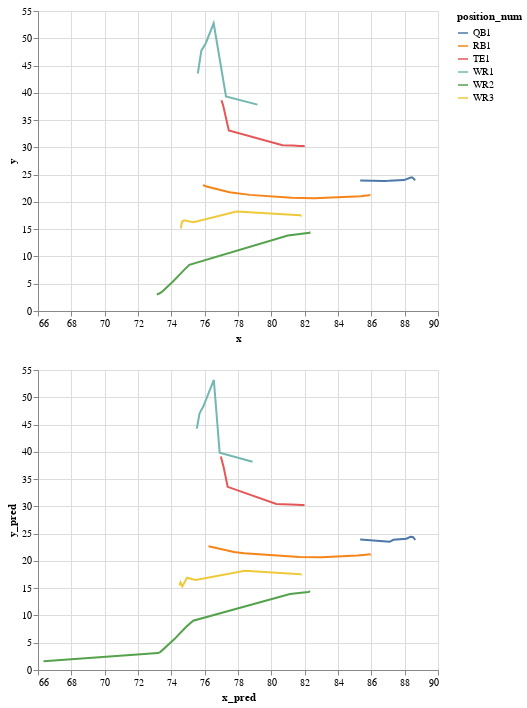

Notebook code cell kept with this figure:
### Code cell
chart1 = alt.Chart(play1_test_pred).encode(x=alt.X('x:Q'), y=alt.Y('y'), color=alt.Color('position_num')).mark_line()
chart2 = alt.Chart(play1_test_pred).encode(x=alt.X('x_pred:Q'), y=alt.Y('y_pred:Q'), color=alt.Color('position_num')).mark_line()
(chart1 & chart2).resolve_scale(x='shared')

### Figure 1 — Vega-Lite specification as saved in the notebook (floating-point values rounded to 4 significant figures)
{"usermeta": {"embedOptions": {"theme": "fivethirtyeight"}}, "config": {"view": {"continuousWidth": 400, "continuousHeight": 300}}, "vconcat": [{"mark": "line", "encoding": {"color": {"type": "nominal", "field": "position_num"}, "x": {"type": "quantitative", "field": "x"}, "y": {"type": "quantitative", "field": "y"}}}, {"mark": "line", "encoding": {"color": {"type": "nominal", "field": "position_num"}, "x": {"type": "quantitative", "field": "x_pred"}, "y": {"type": "quantitative", "field": "y_pred"}}}], "data": {"name": "data-7f3a70fae7ca1c30e2b89e80a97fd296"}, "resolve": {"scale": {"x": "shared"}}, "$schema": "https://vega.github.io/schema/vega-lite/v4.8.1.json", "datasets": {"data-7f3a70fae7ca1c30e2b89e80a97fd296": [{"x": 85.34, "y": 23.92, "position_num": "QB1", "x_pred": 85.35, "y_pred": 23.92, "yardline_first": 71.0, "yardline_100": 81.0, "time_acc_s": 0.601}, {"x": 85.33, "y": 23.92, "position_num": "QB1", "x_pred": 85.33, "y_pred": 23.92, "yardline_first": 71.0, "yardline_100": 81.0, "time_acc_s": 0.7}, {"x": 86.76, "y": 23.85, "position_num": "QB1", "x_pred": 87.1, "y_pred": 23.5, "yardline_first": 71.0, "yardline_100": 81.0, "time_acc_s": 2.101}, {"x": 87.05, "y": 23.86, "position_num": "QB1", "x_pred": 87.32, "y_pred": 23.87, "yardline_first": 71.0, "yardline_100": 81.0, "time_acc_s": 2.2}, {"x": 87.96, "y": 24.0, "position_num": "QB1", "x_pred": 88.1, "y_pred": 24.07, "yardline_first": 71.0, "yardline_100": 81.0, "time_acc_s": 2.601}, {"x": 88.37, "y": 24.48, "position_num": "QB1", "x_pred": 88.35, "y_pred": 24.41, "yardline_first": 71.0, "yardline_100": 81.0, "time_acc_s": 3.2}, {"x": 88.46, "y": 24.46, "position_num": "QB1", "x_pred": 88.49, "y_pred": 24.39, "yardline_first": 71.0, "yardline_100": 81.0, "time_acc_s": 3.901}, {"x": 88.58, "y": 24.14, "position_num": "QB1", "x_pred": 88.64, "y_pred": 23.86, "yardline_first": 71.0, "yardline_100": 81.0, "time_acc_s": 4.301}, {"x": 88.6, "y": 24.05, "position_num": "QB1", "x_pred": 88.64, "y_pred": 23.86, "yardline_first": 71.0, "yardline_100": 81.0, "time_acc_s": 4.401}, {"x": 88.62, "y": 23.95, "position_num": "QB1", "x_pred": 88.64, "y_pred": 23.86, "yardline_first": 71.0, "yardline_100": 81.0, "time_acc_s": 4.5}, {"x": 82.0, "y": 30.25, "position_num": "TE1", "x_pred": 81.99, "y_pred": 30.25, "yardline_first": 71.0, "yardline_100": 81.0, "time_acc_s": 0.0}, {"x": 81.99, "y": 30.24, "position_num": "TE1", "x_pred": 81.98, "y_pred": 30.25, "yardline_first": 71.0, "yardline_100": 81.0, "time_acc_s": 0.801}, {"x": 81.71, "y": 30.27, "position_num": "TE1", "x_pred": 81.82, "y_pred": 30.25, "yardline_first": 71.0, "yardline_100": 81.0, "time_acc_s": 1.5}, {"x": 81.29, "y": 30.32, "position_num": "TE1", "x_pred": 81.53, "y_pred": 30.29, "yardline_first": 71.0, "yardline_100": 81.0, "time_acc_s": 1.7}, {"x": 80.67, "y": 30.39, "position_num": "TE1", "x_pred": 80.3, "y_pred": 30.45, "yardline_first": 71.0, "yardline_100": 81.0, "time_acc_s": 1.901}, {"x": 77.45, "y": 33.11, "position_num": "TE1", "x_pred": 77.38, "y_pred": 33.58, "yardline_first": 71.0, "yardline_100": 81.0, "time_acc_s": 3.101}, {"x": 77.11, "y": 37.66, "position_num": "TE1", "x_pred": 77.14, "y_pred": 37.16, "yardline_first": 71.0, "yardline_100": 81.0, "time_acc_s": 4.0}, {"x": 77.06, "y": 38.16, "position_num": "TE1", "x_pred": 77.14, "y_pred": 37.16, "yardline_first": 71.0, "yardline_100": 81.0, "time_acc_s": 4.101}, {"x": 77.01, "y": 38.65, "position_num": "TE1", "x_pred": 76.97, "y_pred": 39.14, "yardline_first": 71.0, "yardline_100": 81.0, "time_acc_s": 4.2}, {"x": 79.17, "y": 37.83, "position_num": "WR1", "x_pred": 78.87, "y_pred": 38.19, "yardline_first": 71.0, "yardline_100": 81.0, "time_acc_s": 2.301}, {"x": 77.28, "y": 39.32, "position_num": "WR1", "x_pred": 76.9, "y_pred": 39.82, "yardline_first": 71.0, "yardline_100": 81.0, "time_acc_s": 2.7}, {"x": 75.59, "y": 43.54, "position_num": "WR1", "x_pred": 75.53, "y_pred": 44.25, "yardline_first": 71.0, "yardline_100": 81.0, "time_acc_s": 3.401}, {"x": 75.8, "y": 47.72, "position_num": "WR1", "x_pred": 75.69, "y_pred": 47.03, "yardline_first": 71.0, "yardline_100": 81.0, "time_acc_s": 4.0}, {"x": 76.06, "y": 49.05, "position_num": "WR1", "x_pred": 75.93, "y_pred": 48.39, "yardline_first": 71.0, "yardline_100": 81.0, "time_acc_s": 4.2}, {"x": 76.54, "y": 52.75, "position_num": "WR1", "x_pred": 76.55, "y_pred": 53.17, "yardline_first": 71.0, "yardline_100": 81.0, "time_acc_s": 4.801}, {"x": 82.31, "y": 14.39, "position_num": "WR2", "x_pred": 82.31, "y_pred": 14.39, "yardline_first": 71.0, "yardline_100": 81.0, "time_acc_s": 0.301}, {"x": 82.3, "y": 14.39, "position_num": "WR2", "x_pred": 82.32, "y_pred": 14.38, "yardline_first": 71.0, "yardline_100": 81.0, "time_acc_s": 0.401}, {"x": 82.31, "y": 14.39, "position_num": "WR2", "x_pred": 82.32, "y_pred": 14.38, "yardline_first": 71.0, "yardline_100": 81.0, "time_acc_s": 0.5}, {"x": 82.34, "y": 14.37, "position_num": "WR2", "x_pred": 82.32, "y_pred": 14.38, "yardline_first": 71.0, "yardline_100": 81.0, "time_acc_s": 0.7}, {"x": 82.32, "y": 14.35, "position_num": "WR2", "x_pred": 82.33, "y_pred": 14.36, "yardline_first": 71.0, "yardline_100": 81.0, "time_acc_s": 1.301}, {"x": 82.29, "y": 14.33, "position_num": "WR2", "x_pred": 82.21, "y_pred": 14.3, "yardline_first": 71.0, "yardline_100": 81.0, "time_acc_s": 1.401}, {"x": 81.35, "y": 13.97, "position_num": "WR2", "x_pred": 81.12, "y_pred": 13.93, "yardline_first": 71.0, "yardline_100": 81.0, "time_acc_s": 1.901}, {"x": 80.99, "y": 13.83, "position_num": "WR2", "x_pred": 81.12, "y_pred": 13.93, "yardline_first": 71.0, "yardline_100": 81.0, "time_acc_s": 2.0}, {"x": 75.08, "y": 8.45, "position_num": "WR2", "x_pred": 75.31, "y_pred": 9.03, "yardline_first": 71.0, "yardline_100": 81.0, "time_acc_s": 3.401}, {"x": 74.7, "y": 7.31, "position_num": "WR2", "x_pred": 74.88, "y_pred": 7.88, "yardline_first": 71.0, "yardline_100": 81.0, "time_acc_s": 3.601}, {"x": 74.53, "y": 6.77, "position_num": "WR2", "x_pred": 74.37, "y_pred": 6.25, "yardline_first": 71.0, "yardline_100": 81.0, "time_acc_s": 3.7}, {"x": 74.07, "y": 5.31, "position_num": "WR2", "x_pred": 74.22, "y_pred": 5.76, "yardline_first": 71.0, "yardline_100": 81.0, "time_acc_s": 4.0}, {"x": 73.43, "y": 3.5, "position_num": "WR2", "x_pred": 73.35, "y_pred": 3.33, "yardline_first": 71.0, "yardline_100": 81.0, "time_acc_s": 4.601}, {"x": 73.27, "y": 3.2, "position_num": "WR2", "x_pred": 73.2, "y_pred": 3.1, "yardline_first": 71.0, "yardline_100": 81.0, "time_acc_s": 4.801}, {"x": 73.13, "y": 3.02, "position_num": "WR2", "x_pred": 66.33, "y_pred": 1.6, "yardline_first": 71.0, "yardline_100": 81.0, "time_acc_s": 5.0}, {"x": 85.93, "y": 21.2, "position_num": "RB1", "x_pred": 85.93, "y_pred": 21.21, "yardline_first": 71.0, "yardline_100": 81.0, "time_acc_s": 0.2}, {"x": 85.91, "y": 21.22, "position_num": "RB1", "x_pred": 85.92, "y_pred": 21.22, "yardline_first": 71.0, "yardline_100": 81.0, "time_acc_s": 0.5}, {"x": 85.92, "y": 21.23, "position_num": "RB1", "x_pred": 85.93, "y_pred": 21.22, "yardline_first": 71.0, "yardline_100": 81.0, "time_acc_s": 1.0}, {"x": 85.85, "y": 21.2, "position_num": "RB1", "x_pred": 85.88, "y_pred": 21.21, "yardline_first": 71.0, "yardline_100": 81.0, "time_acc_s": 1.5}, {"x": 85.78, "y": 21.18, "position_num": "RB1", "x_pred": 85.69, "y_pred": 21.15, "yardline_first": 71.0, "yardline_100": 81.0, "time_acc_s": 1.601}, {"x": 85.56, "y": 21.11, "position_num": "RB1", "x_pred": 85.69, "y_pred": 21.15, "yardline_first": 71.0, "yardline_100": 81.0, "time_acc_s": 1.801}, {"x": 85.39, "y": 21.06, "position_num": "RB1", "x_pred": 85.16, "y_pred": 21.0, "yardline_first": 71.0, "yardline_100": 81.0, "time_acc_s": 1.901}, {"x": 82.58, "y": 20.67, "position_num": "RB1", "x_pred": 83.02, "y_pred": 20.68, "yardline_first": 71.0, "yardline_100": 81.0, "time_acc_s": 2.7}, {"x": 81.22, "y": 20.75, "position_num": "RB1", "x_pred": 81.68, "y_pred": 20.71, "yardline_first": 71.0, "yardline_100": 81.0, "time_acc_s": 3.0}, {"x": 78.71, "y": 21.29, "position_num": "RB1", "x_pred": 78.37, "y_pred": 21.41, "yardline_first": 71.0, "yardline_100": 81.0, "time_acc_s": 3.601}, {"x": 77.49, "y": 21.77, "position_num": "RB1", "x_pred": 77.76, "y_pred": 21.65, "yardline_first": 71.0, "yardline_100": 81.0, "time_acc_s": 4.0}, {"x": 76.11, "y": 22.83, "position_num": "RB1", "x_pred": 76.23, "y_pred": 22.7, "yardline_first": 71.0, "yardline_100": 81.0, "time_acc_s": 4.801}, {"x": 76.0, "y": 22.96, "position_num": "RB1", "x_pred": 76.23, "y_pred": 22.7, "yardline_first": 71.0, "yardline_100": 81.0, "time_acc_s": 4.901}, {"x": 75.89, "y": 23.08, "position_num": "RB1", "x_pred": 76.23, "y_pred": 22.7, "yardline_first": 71.0, "yardline_100": 81.0, "time_acc_s": 5.0}, {"x": 81.78, "y": 17.53, "position_num": "WR3", "x_pred": 81.78, "y_pred": 17.54, "yardline_first": 71.0, "yardline_100": 81.0, "time_acc_s": 0.0}, {"x": 81.78, "y": 17.54, "position_num": "WR3", "x_pred": 81.78, "y_pred": 17.54, "yardline_first": 71.0, "yardline_100": 81.0, "time_acc_s": 0.2}, {"x": 81.78, "y": 17.54, "position_num": "WR3", "x_pred": 81.78, "y_pred": 17.54, "yardline_first": 71.0, "yardline_100": 81.0, "time_acc_s": 0.401}, {"x": 81.78, "y": 17.55, "position_num": "WR3", "x_pred": 81.78, "y_pred": 17.55, "yardline_first": 71.0, "yardline_100": 81.0, "time_acc_s": 0.601}, {"x": 81.74, "y": 17.56, "position_num": "WR3", "x_pred": 81.76, "y_pred": 17.55, "yardline_first": 71.0, "yardline_100": 81.0, "time_acc_s": 1.2}, {"x": 77.91, "y": 18.23, "position_num": "WR3", "x_pred": 78.41, "y_pred": 18.2, "yardline_first": 71.0, "yardline_100": 81.0, "time_acc_s": 2.5}, {"x": 74.76, "y": 16.62, "position_num": "WR3", "x_pred": 74.94, "y_pred": 16.91, "yardline_first": 71.0, "yardline_100": 81.0, "time_acc_s": 3.401}, {"x": 74.64, "y": 16.34, "position_num": "WR3", "x_pred": 74.55, "y_pred": 16.08, "yardline_first": 71.0, "yardline_100": 81.0, "time_acc_s": 3.5}, {"x": 74.53, "y": 15.38, "position_num": "WR3", "x_pred": 74.49, "y_pred": 15.49, "yardline_first": 71.0, "yardline_100": 81.0, "time_acc_s": 4.0}, {"x": 74.58, "y": 15.33, "position_num": "WR3", "x_pred": 74.66, "y_pred": 15.33, "yardline_first": 71.0, "yardline_100": 81.0, "time_acc_s": 4.101}, {"x": 75.33, "y": 16.26, "position_num": "WR3", "x_pred": 75.45, "y_pred": 16.5, "yardline_first": 71.0, "yardline_100": 81.0, "time_acc_s": 4.801}]}}
